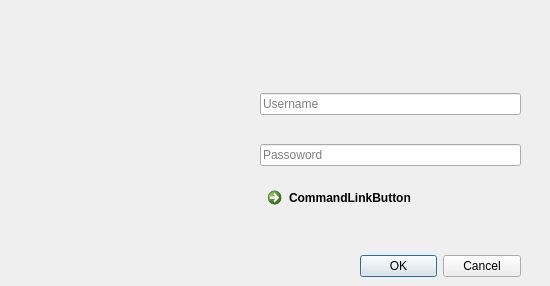
<?xml version="1.0" encoding="UTF-8"?>
<ui version="4.0">
 <class>Dialog</class>
 <widget class="QDialog" name="Dialog">
  <property name="geometry">
   <rect>
    <x>0</x>
    <y>0</y>
    <width>550</width>
    <height>286</height>
   </rect>
  </property>
  <property name="windowTitle">
   <string>Dialog</string>
  </property>
  <property name="windowIcon">
   <iconset>
    <normaloff>icons8-computer-chat-64.png</normaloff>icons8-computer-chat-64.png</iconset>
  </property>
  <widget class="QDialogButtonBox" name="buttonBox">
   <property name="geometry">
    <rect>
     <x>360</x>
     <y>250</y>
     <width>161</width>
     <height>32</height>
    </rect>
   </property>
   <property name="orientation">
    <enum>Qt::Horizontal</enum>
   </property>
   <property name="standardButtons">
    <set>QDialogButtonBox::Cancel|QDialogButtonBox::Ok</set>
   </property>
  </widget>
  <widget class="QWidget" name="verticalLayoutWidget">
   <property name="geometry">
    <rect>
     <x>260</x>
     <y>70</y>
     <width>261</width>
     <height>121</height>
    </rect>
   </property>
   <layout class="QVBoxLayout" name="verticalLayout">
    <item>
     <widget class="QLineEdit" name="username">
      <property name="echoMode">
       <enum>QLineEdit::Normal</enum>
      </property>
      <property name="placeholderText">
       <string>Username</string>
      </property>
     </widget>
    </item>
    <item>
     <widget class="QLineEdit" name="password">
      <property name="inputMask">
       <string/>
      </property>
      <property name="text">
       <string/>
      </property>
      <property name="echoMode">
       <enum>QLineEdit::Password</enum>
      </property>
      <property name="placeholderText">
       <string>Passoword</string>
      </property>
      <property name="clearButtonEnabled">
       <bool>false</bool>
      </property>
     </widget>
    </item>
   </layout>
  </widget>
  <widget class="QCommandLinkButton" name="RegisterHyperlink">
   <property name="geometry">
    <rect>
     <x>260</x>
     <y>180</y>
     <width>185</width>
     <height>41</height>
    </rect>
   </property>
   <property name="text">
    <string>CommandLinkButton</string>
   </property>
   <property name="icon">
    <iconset>
     <normaloff>icons8-computer-chat-64.png</normaloff>icons8-computer-chat-64.png</iconset>
   </property>
   <property name="autoDefault">
    <bool>true</bool>
   </property>
  </widget>
 </widget>
 <resources>
  <include location="FrameIcon/Icon resource file.qrc"/>
  <include location="DefaultUserPic.qrc"/>
 </resources>
 <connections>
  <connection>
   <sender>buttonBox</sender>
   <signal>accepted()</signal>
   <receiver>Dialog</receiver>
   <slot>accept()</slot>
   <hints>
    <hint type="sourcelabel">
     <x>248</x>
     <y>254</y>
    </hint>
    <hint type="destinationlabel">
     <x>157</x>
     <y>274</y>
    </hint>
   </hints>
  </connection>
  <connection>
   <sender>buttonBox</sender>
   <signal>rejected()</signal>
   <receiver>Dialog</receiver>
   <slot>reject()</slot>
   <hints>
    <hint type="sourcelabel">
     <x>316</x>
     <y>260</y>
    </hint>
    <hint type="destinationlabel">
     <x>286</x>
     <y>274</y>
    </hint>
   </hints>
  </connection>
 </connections>
</ui>
